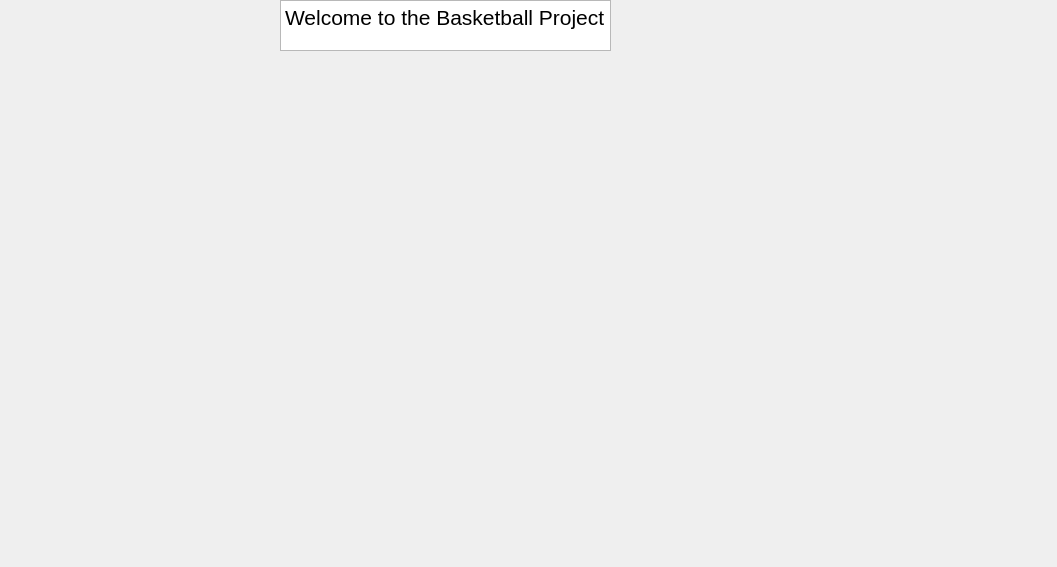
<?xml version="1.0" encoding="UTF-8"?>
<ui version="4.0">
 <class>MainWindow</class>
 <widget class="QMainWindow" name="MainWindow">
  <property name="geometry">
   <rect>
    <x>0</x>
    <y>0</y>
    <width>1057</width>
    <height>567</height>
   </rect>
  </property>
  <property name="windowTitle">
   <string>MainWindow</string>
  </property>
  <widget class="QWidget" name="centralwidget">
   <widget class="QTextBrowser" name="textBrowser">
    <property name="geometry">
     <rect>
      <x>280</x>
      <y>0</y>
      <width>331</width>
      <height>51</height>
     </rect>
    </property>
    <property name="html">
     <string>&lt;!DOCTYPE HTML PUBLIC &quot;-//W3C//DTD HTML 4.0//EN&quot; &quot;http://www.w3.org/TR/REC-html40/strict.dtd&quot;&gt;
&lt;html&gt;&lt;head&gt;&lt;meta name=&quot;qrichtext&quot; content=&quot;1&quot; /&gt;&lt;style type=&quot;text/css&quot;&gt;
p, li { white-space: pre-wrap; }
&lt;/style&gt;&lt;/head&gt;&lt;body style=&quot; font-family:'MS Shell Dlg 2'; font-size:8.25pt; font-weight:400; font-style:normal;&quot;&gt;
&lt;p style=&quot; margin-top:0px; margin-bottom:0px; margin-left:0px; margin-right:0px; -qt-block-indent:0; text-indent:0px;&quot;&gt;&lt;span style=&quot; font-family:'MS Shell Dlg 2'; font-size:16pt;&quot;&gt;Welcome to the Basketball Project&lt;/span&gt;&lt;/p&gt;&lt;/body&gt;&lt;/html&gt;</string>
    </property>
   </widget>
  </widget>
 </widget>
 <resources/>
 <connections/>
</ui>
